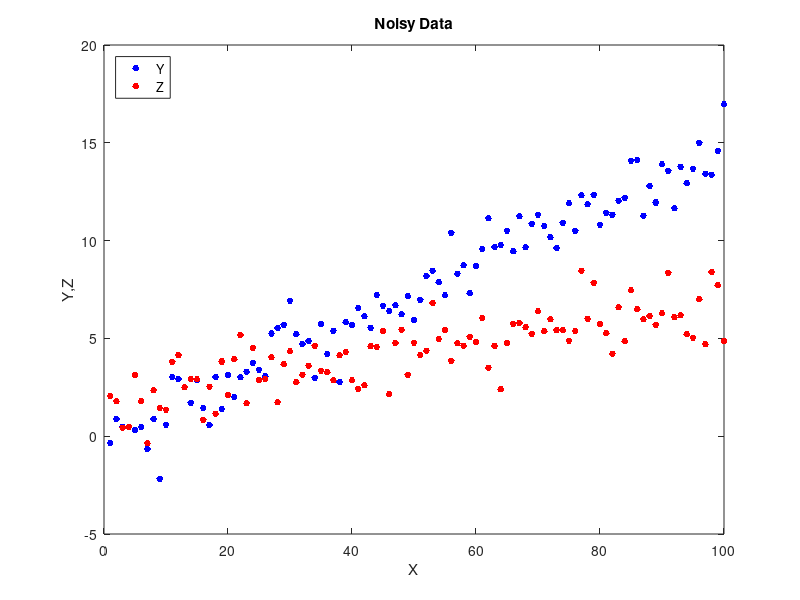

MATLAB code for this plot:
# part 1
x = linspace(1,100,100);
y = (0.15 * x) + randn(1,100);
plot(x,y,'b.','markersize',15)
title('Noisy Data')
xlabel('X')
ylabel('Y')

# part 2
hold on
z = ((x * 0.05) + 2) + randn(1,100)
plot(x,z,'r.','markersize',15)
ylabel('Y,Z')
legend('Y','Z','location','northwest')
